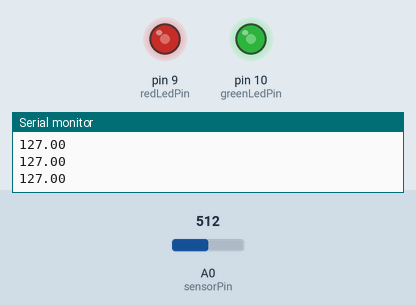
Recording of a sketch running on a simulated Arduino Uno, built with avr-gcc and run on an emulated ATmega328P. Shown: output pins drawn as LEDs (lit = HIGH), the last lines printed to the serial monitor. The inputs (shaded band) are chosen by the test bench; at power-on: A0 (sensorPin) = 512.

Above: at 1.2 s.
1.3 s: A0 (sensorPin) set to 716
At 1.6 s:
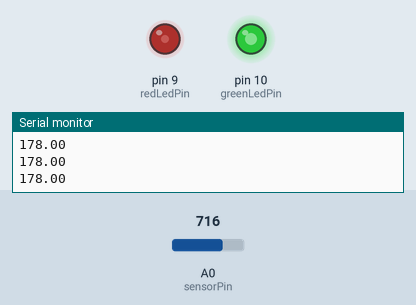
2.8 s: A0 (sensorPin) set to 900
At 3.1 s:
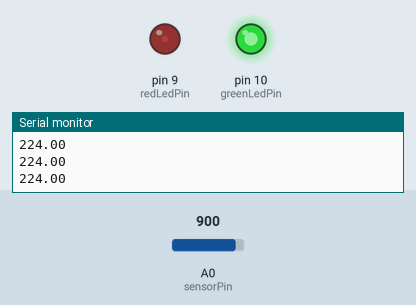
4.3 s: A0 (sensorPin) set to 1023
At 5.5 s:
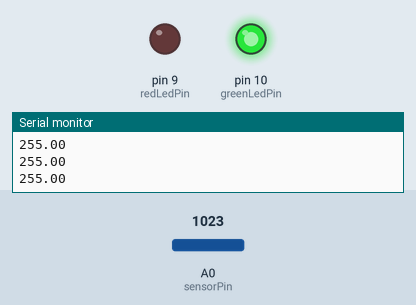
5.8 s: A0 (sensorPin) set to 306
At 6.4 s:
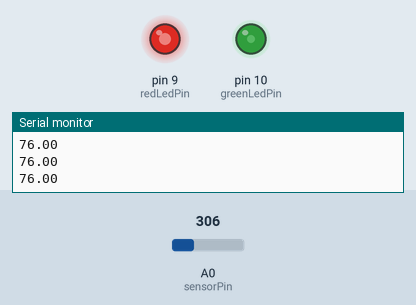
7.3 s: A0 (sensorPin) set to 122
At 7.7 s:
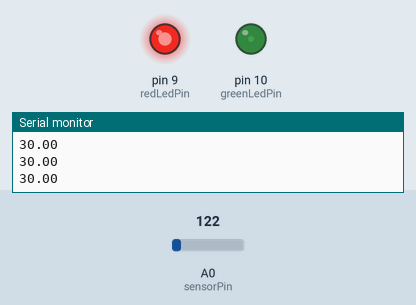
8.8 s: A0 (sensorPin) set to 511
At 10.3 s:
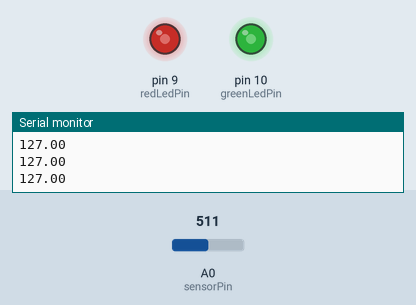
Timing chart, 0 to 11.3 s (numbered marks = the images above; inputs shaded):
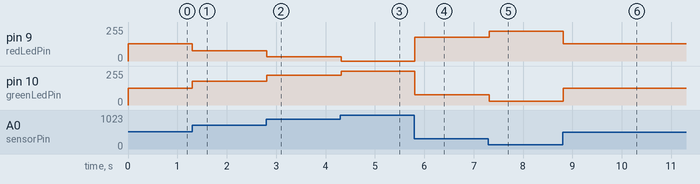

The sketch:

6c.ino
```cpp
float sensorValue = 0; // variable for sensor value
int sensorPin = A0; // variable for sensor pin
int greenLedPin = 10;
int redLedPin = 9;

void setup() {
  pinMode(sensorPin, INPUT);
  pinMode(greenLedPin, OUTPUT);
  pinMode(redLedPin, OUTPUT);
  Serial.begin(9600);
}
void loop() {
  sensorValue = analogRead(sensorPin); // read the value/voltage on the sensor pin and // store that value in the variable sensorValue
  sensorValue = map(sensorValue, 0, 1023, 0, 255);
  Serial.println(sensorValue); // print out sensorValue to the Serial Monitor
  analogWrite(greenLedPin, sensorValue);
  analogWrite(redLedPin, 255 - sensorValue);
  delay(20); // delay for 0.2 seconds
}
```

Measured:
- after the input at 1.3 s, pin 9 (redLedPin): 128/255 → 77/255 at once; pin 10 (greenLedPin): 127/255 → 178/255 at once
- after the input at 2.8 s, pin 9 (redLedPin): 77/255 → 31/255 at once; pin 10 (greenLedPin): 178/255 → 224/255 at once
- after the input at 4.3 s, pin 9 (redLedPin): 31/255 → 0/255 at once; pin 10 (greenLedPin): 224/255 → 255/255 at once
- after the input at 5.8 s, pin 9 (redLedPin): 0/255 → 179/255 at once; pin 10 (greenLedPin): 255/255 → 76/255 at once
- after the input at 7.3 s, pin 9 (redLedPin): 179/255 → 225/255 at once; pin 10 (greenLedPin): 76/255 → 30/255 at once
- after the input at 8.8 s, pin 9 (redLedPin): 225/255 → 128/255 at once; pin 10 (greenLedPin): 30/255 → 127/255 at once
